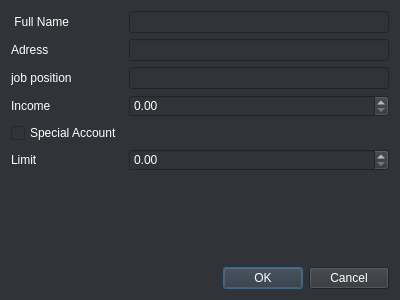
<?xml version="1.0" encoding="UTF-8"?>
<ui version="4.0">
 <class>RegisterWindow</class>
 <widget class="QDialog" name="RegisterWindow">
  <property name="geometry">
   <rect>
    <x>0</x>
    <y>0</y>
    <width>400</width>
    <height>300</height>
   </rect>
  </property>
  <property name="minimumSize">
   <size>
    <width>400</width>
    <height>300</height>
   </size>
  </property>
  <property name="windowTitle">
   <string>RegisterWindow</string>
  </property>
  <property name="styleSheet">
   <string notr="true">background-color: rgb(49, 51, 56);</string>
  </property>
  <layout class="QVBoxLayout" name="verticalLayout">
   <item>
    <layout class="QFormLayout" name="formLayout">
     <item row="0" column="0">
      <widget class="QLabel" name="label_4">
       <property name="styleSheet">
        <string notr="true">color: rgb(255, 255, 255);</string>
       </property>
       <property name="text">
        <string> Full Name</string>
       </property>
      </widget>
     </item>
     <item row="0" column="1">
      <widget class="QLineEdit" name="FullName">
       <property name="styleSheet">
        <string notr="true">color: rgb(255, 255, 255);</string>
       </property>
      </widget>
     </item>
     <item row="1" column="0">
      <widget class="QLabel" name="label_3">
       <property name="styleSheet">
        <string notr="true">color: rgb(255, 255, 255);</string>
       </property>
       <property name="text">
        <string>Adress</string>
       </property>
      </widget>
     </item>
     <item row="1" column="1">
      <widget class="QLineEdit" name="Address">
       <property name="styleSheet">
        <string notr="true">color: rgb(255, 255, 255);</string>
       </property>
      </widget>
     </item>
     <item row="2" column="0">
      <widget class="QLabel" name="label_2">
       <property name="styleSheet">
        <string notr="true">color: rgb(255, 255, 255);</string>
       </property>
       <property name="text">
        <string>job position</string>
       </property>
      </widget>
     </item>
     <item row="2" column="1">
      <widget class="QLineEdit" name="Job">
       <property name="styleSheet">
        <string notr="true">color: rgb(255, 255, 255);</string>
       </property>
      </widget>
     </item>
     <item row="3" column="0">
      <widget class="QLabel" name="label">
       <property name="styleSheet">
        <string notr="true">color: rgb(255, 255, 255);</string>
       </property>
       <property name="text">
        <string>Income</string>
       </property>
      </widget>
     </item>
     <item row="3" column="1">
      <widget class="QDoubleSpinBox" name="Income">
       <property name="styleSheet">
        <string notr="true">color: rgb(255, 255, 255);</string>
       </property>
       <property name="maximum">
        <double>9999.989999999999782</double>
       </property>
      </widget>
     </item>
     <item row="5" column="0">
      <widget class="QLabel" name="label_5">
       <property name="styleSheet">
        <string notr="true">color: rgb(255, 255, 255);</string>
       </property>
       <property name="text">
        <string>Limit</string>
       </property>
      </widget>
     </item>
     <item row="5" column="1">
      <widget class="QDoubleSpinBox" name="LimitSpinF">
       <property name="enabled">
        <bool>false</bool>
       </property>
       <property name="styleSheet">
        <string notr="true">color: rgb(255, 255, 255);</string>
       </property>
       <property name="maximum">
        <double>99999.990000000005239</double>
       </property>
      </widget>
     </item>
     <item row="4" column="0">
      <widget class="QCheckBox" name="checkspecialAcc">
       <property name="styleSheet">
        <string notr="true">color: rgb(255, 255, 255);</string>
       </property>
       <property name="text">
        <string>Special Account</string>
       </property>
      </widget>
     </item>
    </layout>
   </item>
   <item>
    <widget class="QDialogButtonBox" name="buttonBox">
     <property name="styleSheet">
      <string notr="true">color: rgb(255, 255, 255);</string>
     </property>
     <property name="orientation">
      <enum>Qt::Horizontal</enum>
     </property>
     <property name="standardButtons">
      <set>QDialogButtonBox::Cancel|QDialogButtonBox::Ok</set>
     </property>
    </widget>
   </item>
  </layout>
 </widget>
 <resources/>
 <connections>
  <connection>
   <sender>buttonBox</sender>
   <signal>accepted()</signal>
   <receiver>RegisterWindow</receiver>
   <slot>accept()</slot>
   <hints>
    <hint type="sourcelabel">
     <x>248</x>
     <y>254</y>
    </hint>
    <hint type="destinationlabel">
     <x>157</x>
     <y>274</y>
    </hint>
   </hints>
  </connection>
  <connection>
   <sender>buttonBox</sender>
   <signal>rejected()</signal>
   <receiver>RegisterWindow</receiver>
   <slot>reject()</slot>
   <hints>
    <hint type="sourcelabel">
     <x>316</x>
     <y>260</y>
    </hint>
    <hint type="destinationlabel">
     <x>286</x>
     <y>274</y>
    </hint>
   </hints>
  </connection>
 </connections>
</ui>
